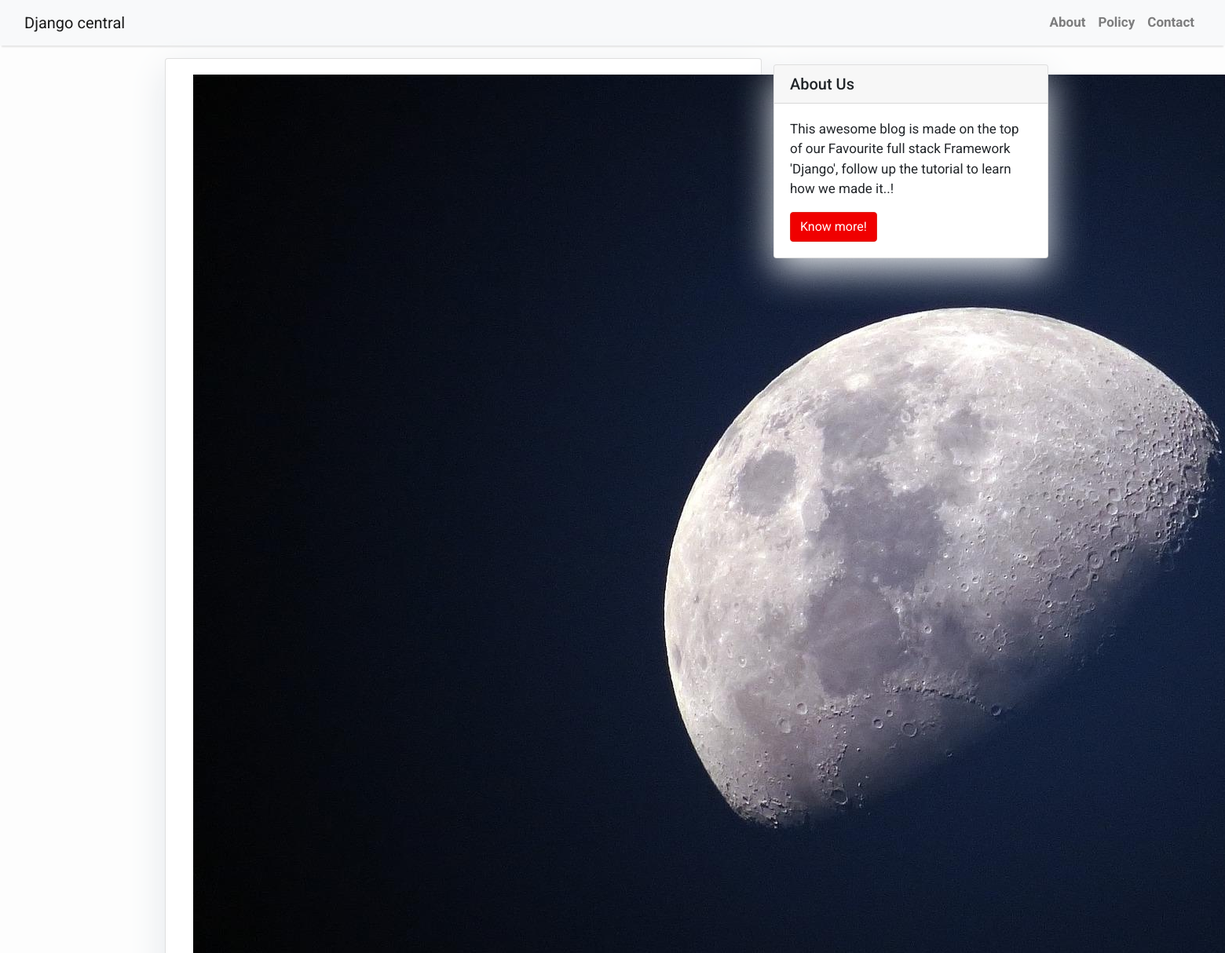
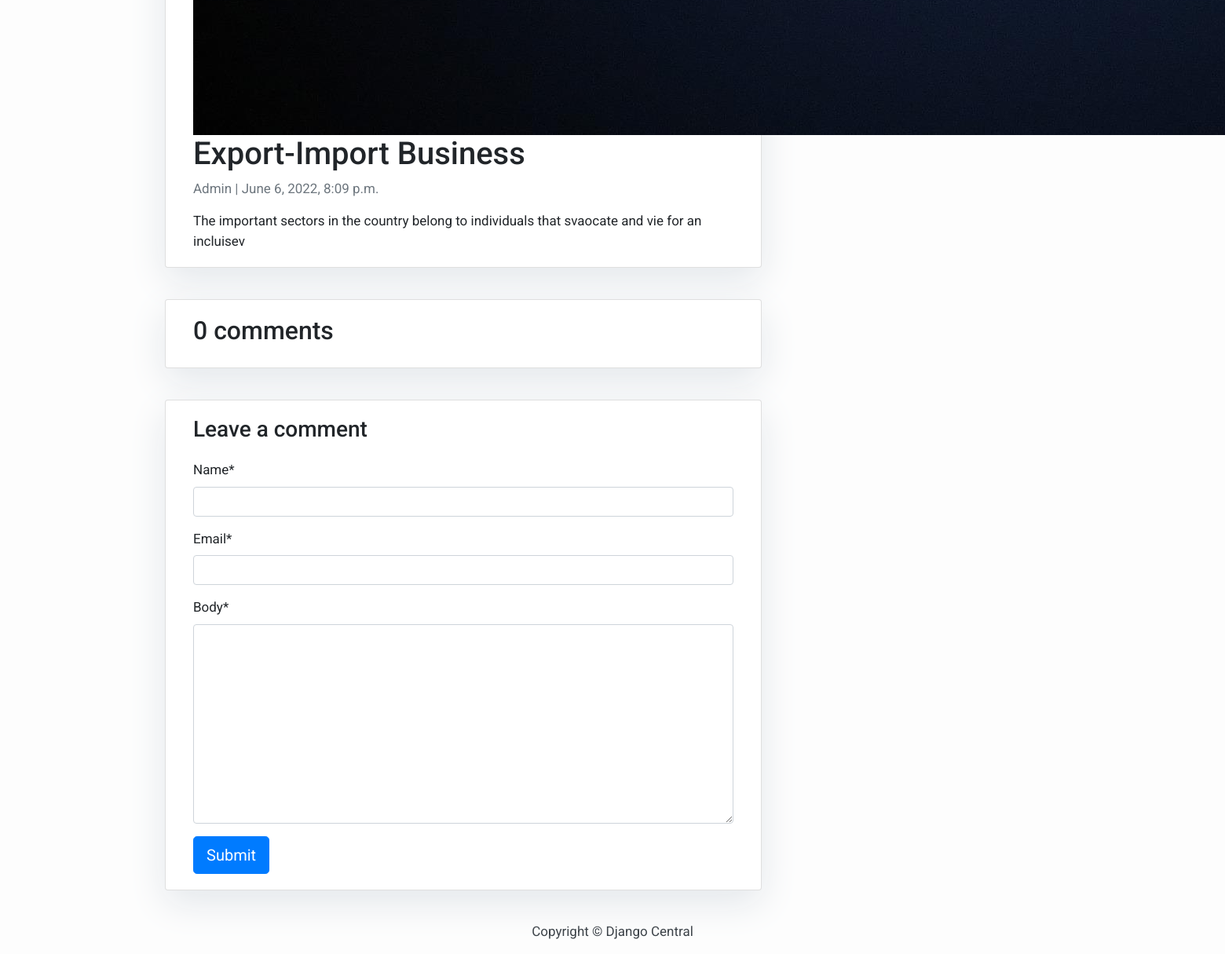
The page /export-import-business/ on the database its author committed (2 pictures, top to bottom).
### app/models.py (models this page shows, shortened)
class Post(models.Model):
    title = models.CharField(max_length=200, unique=True)
    slug = models.SlugField(max_length=200, unique=True)
    author = models.ForeignKey(User, on_delete= models.CASCADE,related_name='blog_posts')
    updated_on = models.DateTimeField(auto_now= True)
    content = models.TextField()
    created_on = models.DateTimeField(auto_now_add=True)
    status = models.IntegerField(choices=STATUS, default=0)
    image = models.ImageField(upload_to='images', default="null")
    class Meta:
        ordering = ['-created_on']

### app/views.py (the view)
# urls.py: path('<slug:slug>/', views.post_detail, name='post_detail'),
def post_detail(request, slug):
    template_name = 'post_detail.html'
    post = get_object_or_404(Post, slug=slug)
    comments = post.comments.filter(active=True)
    new_comment = None
    if request.method == 'POST':
        comment_form = CommentForm(data=request.POST)
        if comment_form.is_valid():
            new_comment = comment_form.save(commit=False)
            new_comment.post = post
            new_comment.save()
    else:
        comment_form = CommentForm()
    return render(request, template_name, {'post': post,
                                           'comments': comments,
                                           'new_comment': new_comment,
                                           'comment_form': comment_form})

### app/forms.py
class CommentForm(forms.ModelForm):
    class Meta:
        model = Comment
        fields = ('name', 'email', 'body')

### templates/post_detail.html (shortened to what this page needs)
{% extends 'base.html' %} {% block content %}
<div class="container">
  <div class="row">
    <div class="col-md-8 card mb-4  mt-3 left  top">
      <div class="card-body">
        <img src="media/{{post.image}}">
        <h1>{% block title %} {{ post.title }} {% endblock title %}</h1>
        <p class=" text-muted">{{ post.author }} | {{ post.created_on }}</p>
        <p class="card-text ">{{ post.content | safe }}</p>
      </div>
    </div>
    {% block sidebar %} {% include 'sidebar.html' %} {% endblock sidebar %}
    <div class="col-md-8 card mb-4  mt-3 ">
      <div class="card-body">
        <h2>{{ comments.count }} comments</h2>
      </div>
    </div>
    <div class="col-md-8 card mb-4  mt-3 ">
      <div class="card-body">
        {% if new_comment %}
        <div class="alert alert-success" role="alert">
          Your comment is awaiting moderation
        </div>
        {% else %}
        {% load crispy_forms_tags %}
        <h3>Leave a comment</h3>
        <form method="post" style="margin-top: 1.3em;">
          {{ comment_form | crispy }}
          <button type="submit" class="btn btn-primary  btn-lg">Submit</button>
        </form>
        {% endif %}
      </div>
    </div>
  </div>
</div>
{% endblock content %}

### templates/base.html (shortened to what this page needs)
{% load static %}
<!DOCTYPE html>
<html>
    <head>
        <link rel="stylesheet" href="https://maxcdn.bootstrapcdn.com/bootstrap/4.0.0/css/bootstrap.min.css"
 />
    </head>
    <body>
        <nav class="navbar navbar-expand-lg navbar-light bg-light shadow" id="mainNav">
            <div class="container-fluid">
                <a class="navbar-brand" href="{% url 'home' %}">Django central</a>
                <div class="collapse navbar-collapse" id="navbarResponsive">
                    <ul class="navbar-nav ml-auto">
                        <li class="nav-item text-black">
                            <a class="nav-link text-black font-weight-bold" href="#">About</a>
                        </li>
                        <li class="nav-item text-black">
                            <a class="nav-link text-black font-weight-bold" href="#">Policy</a>
                        </li>
                        <li class="nav-item text-black">
                            <a class="nav-link text-black font-weight-bold" href="#">Contact</a>
                        </li>
                    </ul>
                </div>
            </div>
        </nav>
        {% block content %}{% endblock content %}
        <footer class="py-3 bg-grey">
            <p class="m-0 text-dark text-center ">Copyright &copy; Django Central</p>
        </footer>
    </body>
</html>

### templates/sidebar.html (shortened to what this page needs)
{% block sidebar %}
<div class="col-md-4 float-right ">
<div class="card my-4">
        <h5 class="card-header">About Us</h5>
    <div class="card-body">
        <p class="card-text"> This awesome blog is made on the top of our Favourite full stack Framework 'Django', follow up the tutorial to learn how we made it..!</p>
        <a href="https://djangocentral.com/building-a-blog-application-with-django"
           class="btn btn-danger">Know more!</a>
    </div>
</div>
</div>
{% endblock sidebar %}

### templates/base.html (style rules this page uses)
body { font-family: "Roboto", sans-serif; font-size: 17px; background-color: #fdfdfd; }
.shadow { box-shadow: 0 4px 2px -2px rgba(0, 0, 0, 0.1); }
.btn-danger { color: #fff; background-color: #f00000; border-color: #dc281e; }

### templates/sidebar.html (style rules this page uses)
.card { box-shadow: 0 16px 48px #E3E7EB; }

### rows shown on the page
Post: image (picture), title "Export-Import Business", author "Admin", created_on "June 6, 2022, 8:09 p.m.", content "The important sectors in the country belong to individuals that svaocate and vie for an incluisev"

### other values the page prints
{{ comments.count }} "0"
